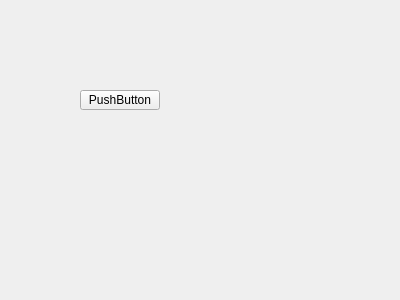
<?xml version="1.0" encoding="UTF-8"?>
<ui version="4.0">
 <class>Main</class>
 <widget class="QWidget" name="Main">
  <property name="geometry">
   <rect>
    <x>0</x>
    <y>0</y>
    <width>400</width>
    <height>300</height>
   </rect>
  </property>
  <property name="windowTitle">
   <string>Form</string>
  </property>
  <widget class="QPushButton" name="pushButton">
   <property name="geometry">
    <rect>
     <x>80</x>
     <y>90</y>
     <width>80</width>
     <height>20</height>
    </rect>
   </property>
   <property name="text">
    <string>PushButton</string>
   </property>
  </widget>
 </widget>
 <resources/>
 <connections/>
</ui>
